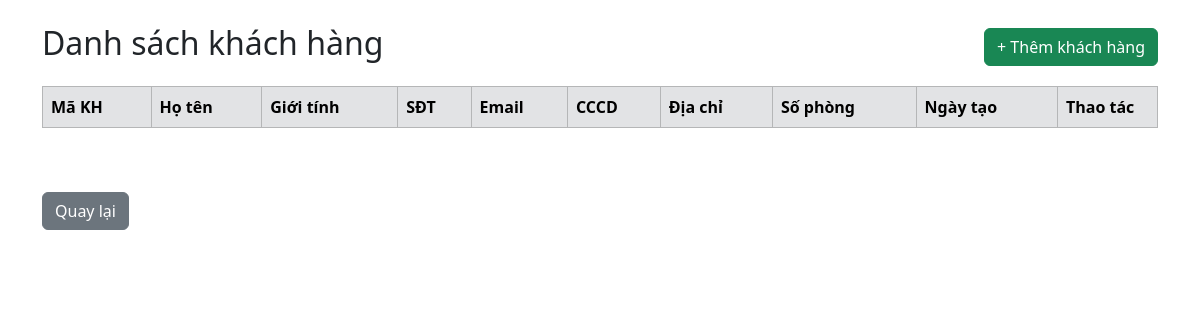
The app's page /modules/customers/index.php (signed in), older data.
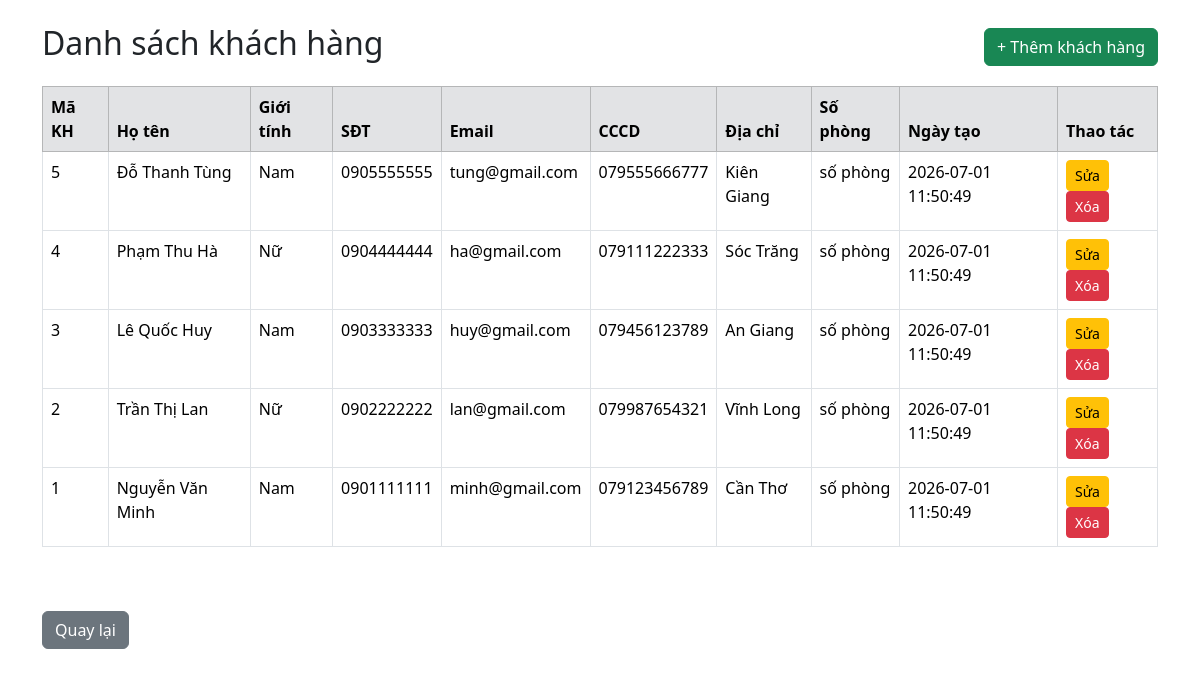
The same page, newer data.
### tables this page shows
CREATE TABLE customers (
    customer_id INT AUTO_INCREMENT PRIMARY KEY,
    full_name VARCHAR(100) NOT NULL,
    gender ENUM('Nam', 'Nữ', 'Khác'),
    phone VARCHAR(15),
    email VARCHAR(100),
    id_card VARCHAR(20),
    address TEXT,
    created_at DATETIME DEFAULT CURRENT_TIMESTAMP
);

### modules/customers/index.php (the view, shortened to what this page needs)
<?php
    include '../../config/database.php';
    $conn = $conn;
    $sql = "SELECT * FROM customers ORDER BY customer_id DESC";
    $result = mysqli_query($conn, $sql);
?>
<!DOCTYPE html>
<html>
<head>
    <link href="https://cdn.jsdelivr.net/npm/bootstrap@5.3.3/dist/css/bootstrap.min.css"
        rel="stylesheet">
    <link href="https://cdn.jsdelivr.net/npm/bootstrap-icons@1.11.3/font/bootstrap-icons.min.css"
        rel="stylesheet">
</head>
<body>
<div class="container mt-4">
    <div class="d-flex justify-content-between align-items-center mb-3">
        <h2>Danh sách khách hàng</h2>
        <a href="create.php" class="btn btn-success">
            + Thêm khách hàng
        </a>
    </div>
    <table class="table table-bordered table-hover">
        <thead class="table-secondary">
            <tr>
                <th>Mã KH</th>
                <th>Họ tên</th>
                <th>Giới tính</th>
                <th>SĐT</th>
                <th>Email</th>
                <th>CCCD</th>
                <th>Địa chỉ</th>
                <th>Số phòng</th>
                <th>Ngày tạo</th>
                <th width="100">Thao tác</th>
            </tr>
        </thead>
        <tbody>
            <?php while($row = mysqli_fetch_assoc($result)) { ?>
                <tr>
                    <td><?php echo $row['customer_id']; ?></td>
                    <td><?php echo $row['full_name']; ?></td>
                    <td><?php echo $row['gender']; ?></td>
                    <td><?php echo $row['phone']; ?></td>
                    <td><?php echo $row['email']; ?></td>
                    <td><?php echo $row['id_card']; ?></td>
                    <td><?php echo $row['address']; ?></td>
                    <td> số phòng </td>
                    <td><?php echo $row['created_at']; ?></td>
                    <td>
                        <a href="edit.php?id=<?php echo $row['customer_id']; ?>" class="btn btn-warning btn-sm">
                            Sửa
                        </a>
                        <a href="delete.php?id=<?php echo $row['customer_id']; ?>" class="btn btn-danger btn-sm"
                            onclick="return confirm('Bạn có chắc muốn xóa khách hàng này?')">
                            Xóa
                        </a>
                    </td>
                </tr>
            <?php } ?>
        </tbody>
    </table>
    <br><br>
    <a href="../../dashboard.php" class="btn btn-secondary">
        Quay lại
    </a>
</div>
</body>
</html>

Row changes from the older to the newer data that the page shows:
added customers: customer_id "5", full_name "Đỗ Thanh Tùng", gender "Nam", phone "0905555555", email "tung@gmail.com", id_card "079555666777", address "Kiên Giang", created_at "2026-07-01 11:50:49"
added customers: customer_id "4", full_name "Phạm Thu Hà", gender "Nữ", phone "0904444444", email "ha@gmail.com", id_card "079111222333", address "Sóc Trăng", created_at "2026-07-01 11:50:49"
added customers: customer_id "3", full_name "Lê Quốc Huy", gender "Nam", phone "0903333333", email "huy@gmail.com", id_card "079456123789", address "An Giang", created_at "2026-07-01 11:50:49"
added customers: customer_id "2", full_name "Trần Thị Lan", gender "Nữ", phone "0902222222", email "lan@gmail.com", id_card "079987654321", address "Vĩnh Long", created_at "2026-07-01 11:50:49"
added customers: customer_id "1", full_name "Nguyễn Văn Minh", gender "Nam", phone "0901111111", email "minh@gmail.com", id_card "079123456789", address "Cần Thơ", created_at "2026-07-01 11:50:49"
